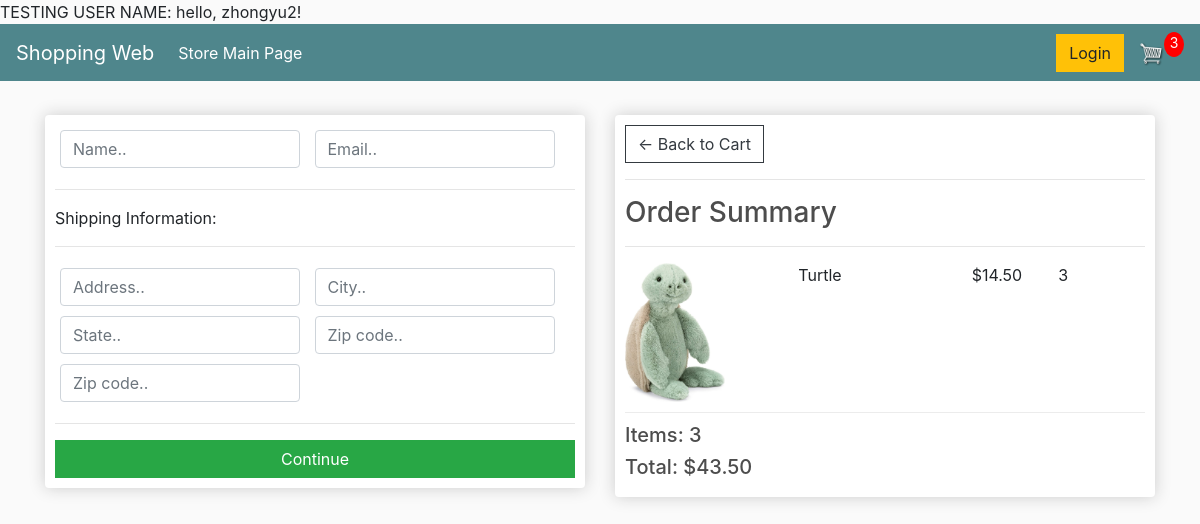
Screenshot of /checkout/ (signed in) with the database file from the repository.
### store/models.py (models this page shows, shortened)
class OrderItem(models.Model):# for each item in the cart
    product = models.ForeignKey(Product,on_delete=models.SET_NULL, null = True)
    order = models.ForeignKey(Order,on_delete=models.SET_NULL, null = True)
    quantity = models.IntegerField(default=0,null=True,blank=True)
    date_added = models.DateTimeField(auto_now_add=True)
    @property
    def get_total(self):#get total price for each item in the order
        total = self.product.price * self.quantity
        return total

class Product(models.Model):
    name = models.CharField(max_length=200, null = True)
    price = models.DecimalField(max_digits=7,decimal_places=2)
    digital = models.BooleanField(default= False, null = True, blank=True) #if the item is digital that no shipping needed
    image = models.ImageField(null=True,blank=True)
    def imageURL(self):
        try:
            url = self.image.url
        except:
            url = ''
        return url

class Order(models.Model):# summary of the cart
    customer = models.ForeignKey(Customer, on_delete=models.SET_NULL, null=True,blank=True)# customer 1:n relationship. If the Customer is delete, we dont want to delete the order
    date_ordered = models.DateTimeField(auto_now_add=True)
    complete =models.BooleanField(default=False)
    transaction_id = models.CharField(max_length=100, null=True)
    @property
    def get_cart_total(self):# get the total item number in the cart/order
        orderitems = self.orderitem_set.all()
        total = sum([item.get_total for item in orderitems]) #call function under Orderitem
        return total # retrurn total price
    @property
    def get_cart_items(self):  # get the total item number in the cart/order
        orderitems = self.orderitem_set.all()
        total = sum([item.quantity for item in orderitems])
        return total
    @property
    def shipping(self): # check is the order need to be shipped
        shipping = False
        orderitems = self.orderitem_set.all()
        for i in orderitems:
            if i.product.digital == False:
                shipping = True
        print(shipping)
        return shipping

### store/views.py (the view)
# urls.py: path('checkout/', checkout_view, name = 'checkout'),
def checkout_view(request):
    if request.user.is_authenticated:
        customer = request.user.customer
        order, created = Order.objects.get_or_create(customer=customer, complete=False)  # try:get expect: create&save
        items = order.orderitem_set.all()  # get all the order items with order as a parent
        cartItems = order.get_cart_items
    else:
        cookieData = cookieCart(request)
        cartItems = cookieData['cartItems']
        order = cookieData['order']
        items = cookieData['items']
    context = {'items':items,'order':order,'cartItems': cartItems}
    return render(request,'store/checkout.html',context)

### store/templates/store/checkout.html (shortened to what this page needs)
{% extends 'store/main.html' %}
{% load static %}
{% block content %}
     <div class="row">
		<div class="col-lg-6">
			<div class="box-element" id="form-wrapper">
				<form id="form">
					<div id="user-info">
						<div class="form-field">
							<input required class="form-control" type="text" name="name" placeholder="Name..">
						</div>
						<div class="form-field">
							<input required class="form-control" type="email" name="email" placeholder="Email..">
						</div>
					</div>
					<div id="shipping-info">
						<hr>
						<p>Shipping Information:</p>
						<hr>
						<div class="form-field">
							<input class="form-control" type="text" name="address" placeholder="Address..">
						</div>
						<div class="form-field">
							<input class="form-control" type="text" name="city" placeholder="City..">
						</div>
						<div class="form-field">
							<input class="form-control" type="text" name="state" placeholder="State..">
						</div>
						<div class="form-field">
							<input class="form-control" type="text" name="zipcode" placeholder="Zip code..">
						</div>
						<div class="form-field">
							<input class="form-control" type="text" name="country" placeholder="Zip code..">
						</div>
					</div>
					<hr>
					<input id="form-button" class="btn btn-success btn-block" type="submit" value="Continue">
				</form>
			</div>
			<br>
		</div>
		<div class="col-lg-6">
			<div class="box-element">
				<a  class="btn btn-outline-dark" href="{% url 'cart' %}">&#x2190; Back to Cart</a>
				<hr>
				<h3>Order Summary</h3>
				<hr>
                {%  for item in items %}
				<div class="cart-row">
					<div style="flex:2"><img class="row-image" src="{{item.product.imageURL}}"></div>
					<div style="flex:2"><p>{{ item.product.name }}</p></div>
					<div style="flex:1"><p>${{ item.product.price }}</p></div>
					<div style="flex:1"><p>{{ item.quantity }}</p></div>
				</div>
                {% endfor %}
				<h5>Items:   {{ order.get_cart_items }}</h5>
				<h5>Total:   ${{ order.get_cart_total|floatformat:2}}</h5>
			</div>
		</div>
	</div>
{% endblock content %}

### store/templates/store/main.html (shortened to what this page needs)
<!DOCTYPE html>
{% load static %}
<html>
<head>
	<link rel="stylesheet" href="https://stackpath.bootstrapcdn.com/bootstrap/4.4.1/css/bootstrap.min.css">
	<link rel="stylesheet" type="text/css" href="{% static 'css/main.css' %}">
    TESTING USER NAME: hello, {{ request.user }}!
</head>
<body>
	<nav class="navbar navbar-expand-lg navbar-dark bg-dark">
	  <a class="navbar-brand" href="{% url 'store' %}">Shopping Web</a>
	  <div class="collapse navbar-collapse" id="navbarSupportedContent">
	    <ul class="navbar-nav mr-auto">
	      <li class="nav-item active">
	        <a class="nav-link" href="{% url 'store' %}">Store Main Page <span class="sr-only">(current)</span></a>
	      </li>
	    </ul>
	    <div class="form-inline my-2 my-lg-0">
	     	<a href="#"class="btn btn-warning">Login</a>
	     	<a href="{% url 'cart' %}">
	    		<img  id="cart-icon" src="{% static 'images/cart.png' %}">
	    	</a>
	    	<p id="cart-total">{{ cartItems }}</p>
	    </div>
	  </div>
	</nav>
     <div class="container">
            <br>
            {% block content %}{% endblock content %}
         </div>
</body>
</html>

### static/css/main.css (style rules this page uses)
body { background-color: hsl(0, 0%, 98%); }
h1,h2,h3,h4,h5,h6 { color:hsl(0, 0%, 30%); }
.box-element { box-shadow:hsl(0, 0%, 80%) 0 0 16px; background-color: #fff; border-radius: 4px; padding: 10px; }
.bg-dark { background-color: #4f868c!important; }
#cart-icon { width:25px; display: inline-block; margin-left: 15px; }
#cart-total { display: block; text-align: center; color:white; background-color: red; width: 20px; height: 25px; border-radius: 50%; font-size: 14px; }
.col-lg-4, .col-lg-6, .col-lg-8, .col-lg-12 { margin-top: 10px; }
.btn { border-radius: 0; }
.row-image { width: 100px; }
.form-field { width:250px; display: inline-block; padding: 5px; }
.cart-row { display: flex; align-items: flex-stretch; padding-bottom: 10px; margin-bottom: 10px; border-bottom: 1px solid #ececec; }

### rows the page displays
OrderItem: product.imageURL (picture), product.name "Turtle", product.price "14.50", quantity "3"
Order: get_cart_items "3", get_cart_total "43.50"

### other values shown
{{ request.user }} "zhongyu2"
{{ cartItems }} "3"
